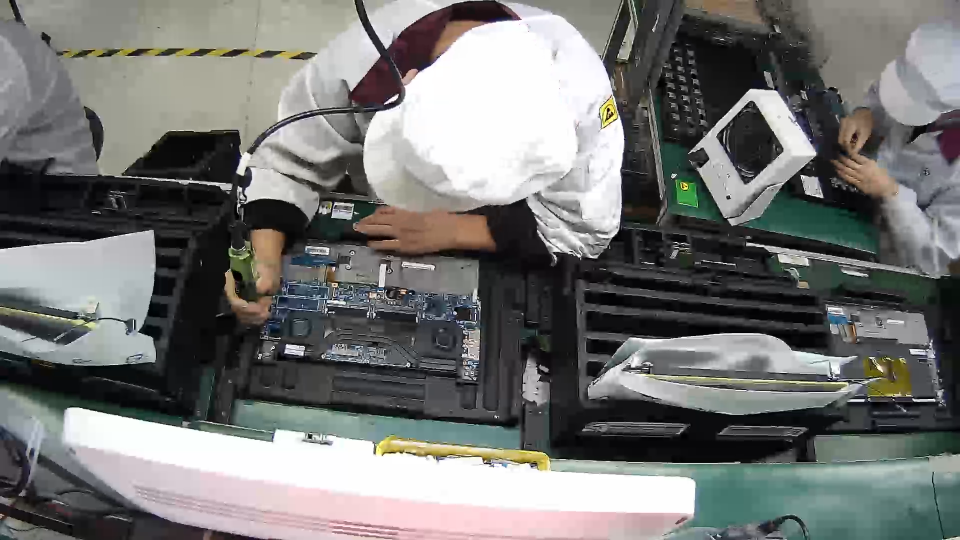
//> input picture images/1.png, 1920 x 1080 px (shown at 1/2 size)
$ ./quan_cv ../images/1.png ../images/10.png   (built with g++ and OpenCV 4)
//> lines starting //> are read from the running program, lines starting //| are printed output that depends on the picture; after the words box and inside, x2 and y2 are one past the last pixel; in counts of white or black regions, pixels touching at a corner belong together
/**
 * A method to detect the given circuit board from a picture
 * HSV space thresholding, SIFT feature extraction and match
 * Local Feature Examination - Hough Circle Detection
 * Distance-oriented search for the correct rect and NMS
 * Created by Quan
**/
#include <iostream>
#include <opencv2/core/core.hpp>
#include <opencv2/features2d/features2d.hpp>
#include <opencv2/highgui/highgui.hpp>
#include <opencv2/opencv.hpp>
#include <opencv2/xfeatures2d.hpp>
#include <chrono>

using namespace std;
using namespace cv;

#define DEBUG 0

//TO DO : Image Pyramid Detection

//CBD Namespace, short for Circuit Board Detection
namespace CBD {
    //UTIL class
    class rectScore
    {
        public:
            //Referencing the top corner point (x, y) and its total distance calculated by SIFT
            int rectX;
            int rectY;
            int rectDist;
            rectScore(int x, int y, int score)
            {
                rectX = x;
                rectY = y;
                rectDist = score;
            }

            rectScore(const rectScore &s)
            {
                rectX = s.rectX;
                rectY = s.rectY;
                rectDist = s.rectDist;
            }
    };

    //Clustering all the same rectangles
    vector<vector<rectScore> > checkCloseRect(vector<vector<rectScore> > rC, rectScore r, int sample_x, int sample_y)
    {
        if (rC.size() == 0)
        {
            vector<rectScore> tmp;
            tmp.push_back(r);
            rC.push_back(tmp);
            return rC;
        }

        //Check if they are probably the same rect
        bool inFlag = false;
        for (int i = 0;i < rC.size();i++)
        {
            //Getting main element in this singleRect
            sort(rC[i].begin(), rC[i].end(),
                [](const rectScore & r1, const rectScore & r2)->bool {return r1.rectDist < r2.rectDist;});
            rectScore rect = rC[i][0];

            if (abs(r.rectX - rect.rectX) <= sample_x && abs(r.rectY - rect.rectY) <= sample_y) inFlag = true;
            if (inFlag) {
                rC[i].push_back(r);
                break;
            }
        }

        if (!inFlag)
        {
            vector<rectScore> tmp;
            tmp.push_back(r);
            rC.push_back(tmp);
        }

        return rC;
    }

    //DO NMS thresh to the boxes and get the final result
    Mat nmsBox(Mat result, vector<vector<rectScore> > rC, int sample_x, int sample_y)
    {
        for (auto singleRect : rC)
        {
            cout << "SIZE: " << (singleRect.size()) << endl;
            if (singleRect.size() == 1) {
                rectangle(result, Rect(singleRect[0].rectX, singleRect[0].rectY, sample_x, sample_y), Scalar(0, 255, 255), 3);
                continue;
            }

            //Now do NMS by voting
            auto minmax_x = minmax_element(singleRect.begin(), singleRect.end(),
                                    [](const rectScore &m1, const rectScore &m2) { return m1.rectX < m2.rectX; });
            auto minmax_y = minmax_element(singleRect.begin(), singleRect.end(),
                                    [](const rectScore &m1, const rectScore &m2) { return m1.rectY < m2.rectY; });
            int min_x = minmax_x.first->rectX, min_y = minmax_y.first->rectY, max_x = minmax_x.second->rectX, max_y = minmax_y.second->rectY;

            if (singleRect.size() == 2) {
                rectangle(result, Rect(min_x, min_y, max_x-min_x+sample_x, max_y-min_y+sample_y), Scalar(0, 255, 255), 3);
                continue;
            }

            //Simple Thresh of the rect's length of side
            if ((max_x-min_x+sample_x) >= 4.5 * sample_x / 3)
            {
                min_x += sample_x/3;
                max_x -= sample_x/3;
            }
            if (max_y-min_y+sample_y >= 4.5 * sample_y / 3)
            {
                min_y += sample_y/3;
                max_y -= sample_y/3;
            }
            rectangle(result, Rect(min_x, min_y, max_x-min_x+sample_x, max_y-min_y+sample_y), Scalar(0, 255, 255), 3);
            continue;

            //TODO : VOTING algorithm
            /**
             * First calculate the most-voted part of this part nms box
             * Secondly we calculate two side's voting
             * Last we predict which part of the central part it is and put bounding box
             * **/
            int num_x = (max_x - min_x) / (sample_x / 3) + 3, num_y = (max_y - min_y) / (sample_y / 3) + 3;
            if (DEBUG) cout << "num: " << num_x * num_y << endl;
            int *count;
            count = new int[num_x * num_y];
            memset(count, 0, sizeof(int)*num_x*num_y);

            //Counting the num of each rect by voting
            for (auto rect : singleRect)
            {
                int this_x = rect.rectX, this_y = rect.rectY;
                int coordinate_x = (this_x - min_x) / (sample_x / 3), coordinate_y = (this_y - min_y) / (sample_y / 3);
                // cout << coordinate_x << " :<->: " << coordinate_y << endl;

                //Calculating the count of this x and y box
                count[coordinate_y * num_x + coordinate_x] += 1;
                count[coordinate_y * num_x + coordinate_x + 1] += 1;
                count[coordinate_y * num_x + coordinate_x + 2] += 1;
                count[(coordinate_y + 1) * num_x + coordinate_x] += 1;
                count[(coordinate_y + 1) * num_x + coordinate_x + 1] += 1;
                count[(coordinate_y + 1) * num_x + coordinate_x + 2] += 1;
                count[(coordinate_y + 2) * num_x + coordinate_x] += 1;
                count[(coordinate_y + 2) * num_x + coordinate_x + 1] += 1;
                count[(coordinate_y + 2) * num_x + coordinate_x + 2] += 1;

                // cout << "DEBUG" << endl;
                // for (int i = 0;i < num_x * num_y;i++) cout << count[i] << ' ';
                // cout << endl;
            }

            // [19 lines of commented-out code are left out]
        }

        return result;
    }

    //Selecting the correct rect with the circuit board
    Mat selectRectBoard(Mat result, vector<rectScore> rS, int sample_x, int sample_y, int threshold=180)
    {
        //First we get the Min & Max element of the distance to give us a reference
        sort(rS.begin(), rS.end(),
                [](const rectScore & r1, const rectScore & r2)->bool {return r1.rectDist < r2.rectDist;});
        int min_dist = rS[0].rectDist;

        vector<vector<rectScore> > rectChoose;
        //Go through the vector from the min distance to max distance
        for (auto r : rS)
        {
            //To far away from our distance so it's not considered as corrct circuit board
            int dist = r.rectDist, x = r.rectX, y = r.rectY;
            if (dist > min_dist + threshold) break;

            //IF CLOSE THEN PUT INTO rectSingle
            rectChoose = checkCloseRect(rectChoose, r, sample_x, sample_y);
            rectangle(result, Rect(x, y, sample_x, sample_y), Scalar(0, 0, 255), 3);
        }

        //We choose the correct one to get the final result
        result = nmsBox(result, rectChoose, sample_x, sample_y);

        return result;
    }

    //HSV for blue to filter out ROI to find the true
    Mat hsvThreshold(Mat detected)
    {
        Mat hsv, mask_detected;
        cvtColor(detected, hsv, COLOR_BGR2HSV);
        inRange(hsv, Scalar(100, 43, 46), Scalar(124, 255, 255), mask_detected);

        return mask_detected;
    }

    //Detect the circuit board by feature points like SIFT or something
    int detectBoardFeature(Mat sample_c, Mat roi, bool verbose=true)
    {
        //Try : Hough Circle Detection
        vector<Vec3f> circles;
        Mat gray;
        cvtColor(roi, gray, COLOR_BGR2GRAY);
        GaussianBlur(gray, gray, Size(3, 3), 2 ,2);
        HoughCircles(gray, circles, HOUGH_GRADIENT, 1, 5, 100, 60, 0, 0);
        if (DEBUG) cout << circles.size() << endl;
        if (circles.size() == 0) return 2147483647;

        //We want the lower part of feature
        Mat sample = Mat(sample_c, Rect(0, sample_c.rows/2, sample_c.cols, sample_c.rows/2));

        //Getting Feature Point
        std::vector<KeyPoint> kp1, kp2;
        Mat descriptor1, descriptor2;
        Ptr<Feature2D> sift1 = xfeatures2d::SIFT::create(10);
        Ptr<Feature2D> sift2 = xfeatures2d::SIFT::create(100);
        chrono::steady_clock::time_point t1 = chrono::steady_clock::now();
        sift1->detectAndCompute(sample, Mat(), kp1, descriptor1);
        sift2->detectAndCompute(roi, Mat(), kp2, descriptor2);
        chrono::steady_clock::time_point t2 = chrono::steady_clock::now();
        chrono::duration<double> time_used = chrono::duration_cast<chrono::duration<double>>(t2 - t1);
        if (verbose) cout << "extract SIFT cost = " << time_used.count() << " seconds. " << endl;

        //Hamming Distance, BREIF descriptor
        vector<DMatch> matches;
        BFMatcher matcher = BFMatcher(NORM_L2);
        t1 = chrono::steady_clock::now();
        matcher.match(descriptor1, descriptor2, matches);
        t2 = chrono::steady_clock::now();
        time_used = chrono::duration_cast<chrono::duration<double>>(t2 - t1);
        if (verbose) cout << "match SIFT cost = " << time_used.count() << " seconds. " << endl;

        //Selecting Matched points
        auto min_max = minmax_element(matches.begin(), matches.end(),
                                        [](const DMatch &m1, const DMatch &m2) { return m1.distance < m2.distance; });
        double min_dist = min_max.first->distance;
        double max_dist = min_max.second->distance;

        double total_dist = 0;
        for (auto i : matches) total_dist += i.distance;

        if (DEBUG)
        {
            printf("-- Max dist : %f \n", max_dist);
            printf("-- Min dist : %f \n", min_dist);
            printf("-- Total dist : %f \n", total_dist);
        }

        //Dis(Describer) > 2 * normal - False with experienced value 30.0 as lower bound
        std::vector<DMatch> good_matches;
        for (int i = 0; i < descriptor1.rows; i++) {
            if (matches[i].distance <= max(2 * min_dist, 30.0)) {
                good_matches.push_back(matches[i]);
            }
        }

        //-- Draw Matches
        Mat img_match;
        Mat img_goodmatch;
        drawMatches(sample, kp1, roi, kp2, good_matches, img_goodmatch);
        // imshow("good matches", img_goodmatch);
        // waitKey(0);

        return total_dist;
    }

    //Main Algorithm to do Circuit Board Detection(CBD)
    Mat detectBoard(Mat sample, Mat detected, Mat mask_detected, int BlueThreshold=200000, int UpSampling=1)
    {
        //Set sample size and parameters
        Mat result = detected.clone();
        vector<rectScore> rS;
        int sample_size_y = sample.rows, sample_size_x = sample.cols;
        int BluePercent = 0, StepSize_x = sample_size_x / 3, StepSize_y = sample_size_y / 3;

        //Find the BlueD area and make sure here is the circuit board
        //Outer Loop : For Upsampling
        int mtotal = 2147483647, tx, ty;
        for (int i = 0;i < UpSampling;i++)
        {
            if (i) {
                pyrUp(detected, detected);
                pyrUp(mask_detected, mask_detected);
            }

            //Inner Loop : Find the BlueD part and go on to feature point or other detection
            for (int x = 0;x < detected.cols - sample_size_x;x+=StepSize_x)
            {
                for (int y = 0;y < detected.rows - sample_size_y;y+=StepSize_y)
                {
                    Mat detected_ROI = Mat(mask_detected, Rect(x, y, sample_size_x, sample_size_y));
                    Mat roi = Mat(detected, Rect(x, y, sample_size_x, sample_size_y));
                    BluePercent = sum(detected_ROI)[0] / sample_size_x*sample_size_y;
                    if (BluePercent > BlueThreshold)
                    {
                        //Detect which is the right circuit board
                        int tmpScore = detectBoardFeature(sample, roi);
                        //if (detectBoardFeature(sample, roi)) rectangle(result, Rect(x, y, sample_size_x, sample_size_y), Scalar(255, 0, 0), 3);
                        rS.push_back(rectScore(x, y, tmpScore));
                    }
                }
            }
        }

        //Select the correct rectangle from those rectScore
        result = selectRectBoard(result, rS, sample_size_x, sample_size_y);

        return result;
    }
}

int main(int argc, char **argv)
{
    if (argc != 3) {
        cout << "usage: feature_extraction img1 img2" << endl;
        return 1;
    }

    //Read Images
    Mat sample = imread(argv[1], CV_LOAD_IMAGE_COLOR);
//> sample is the input picture: 1080 rows x 1920 cols, CV_8UC3; mean B, G, R 115.6, 117.5, 116.7
    resize(sample, sample, Size(0, 0), 0.125, 0.125);
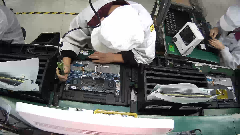
//> sample: 135 rows x 240 cols, CV_8UC3; mean B, G, R 115.6, 117.5, 116.7
    Mat detected = imread(argv[2], CV_LOAD_IMAGE_COLOR);
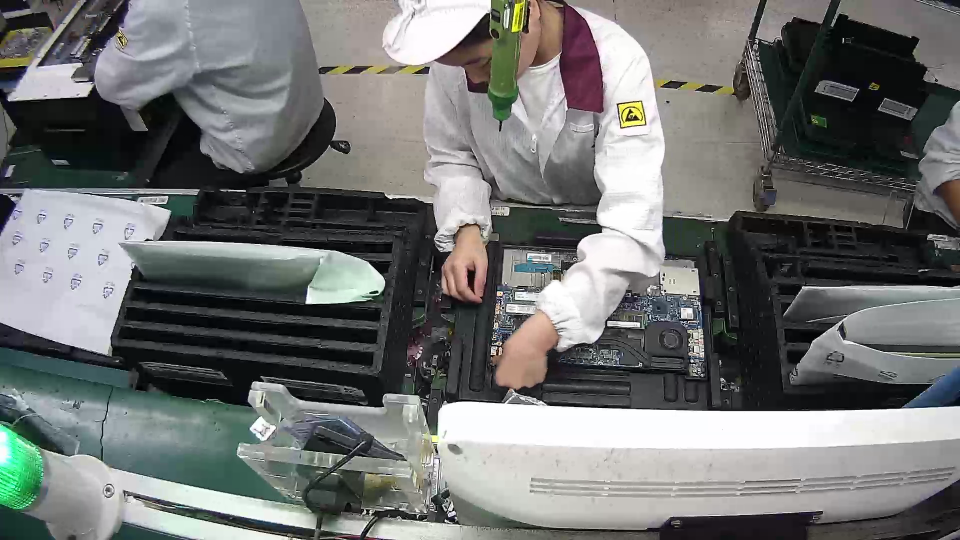
//> input picture images/10.png, 1920 x 1080 px (shown at 1/2 size)
//> detected is the input picture: 1080 rows x 1920 cols, CV_8UC3; mean B, G, R 114, 115.1, 113.2
    assert(sample.data != nullptr && detected.data != nullptr);

    //CBD
    Mat mask_detected = CBD::hsvThreshold(detected);
//> in hsvThreshold, `cvtColor(detected, hsv, COLOR_BGR2HSV);`: hsv: 1080 rows x 1920 cols, CV_8UC3; mean H, S, V 80.9, 32.8, 119.1
//> in hsvThreshold, `inRange(hsv, Scalar(100, 43, 46), Scalar(124, 255, 255), mask_detected);`:
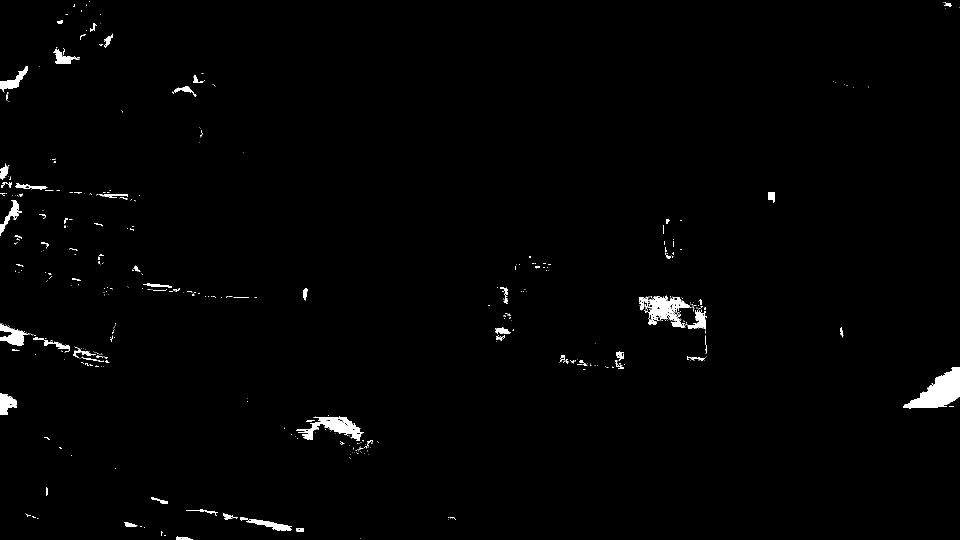
//> mask_detected: 1080 rows x 1920 cols, CV_8UC1 (shown at 1/2 size); 1.2% white; 526 white regions (441 under 20 px), largest, box (x1, y1, x2, y2) and area: (1806, 734, 1920, 817) 4692, (592, 832, 728, 882) 2554, (1296, 591, 1380, 656) 2448
    Mat result = CBD::detectBoard(sample, detected, mask_detected);
//> the loop in detectBoard, `for (int i = 0;i < UpSampling;i++)` made 1 pass
//> BluePercent on pass 1: 0
//> after the loop in detectBoard, `for (int i = 0;i < UpSampling;i++)`: BluePercent = 0; rS = 25 items
//> in rectScore, `rectX = s.rectX;`: rectX = 0
//> in rectScore, `rectY = s.rectY;`: rectY = 45
//> in rectScore, `rectDist = s.rectDist;`: rectDist = 2147483647
//> in selectRectBoard, `int min_dist = rS[0].rectDist;`: min_dist = 3492
//> the loop in selectRectBoard, `for (auto r : rS)` made 2 passes
//> (dist, x, y, rectX in rectScore, rectY in rectScore, rectDist in rectScore, rectX in rectScore (second call), rectY in rectScore (second call)) on pass 1: (3492, 1280, 630, 1280, 630, 3492, 1280, 630)
//> (dist, x, y) on pass 2: (2147483647, 640, 765)
//> after the loop in selectRectBoard, `for (auto r : rS)`:
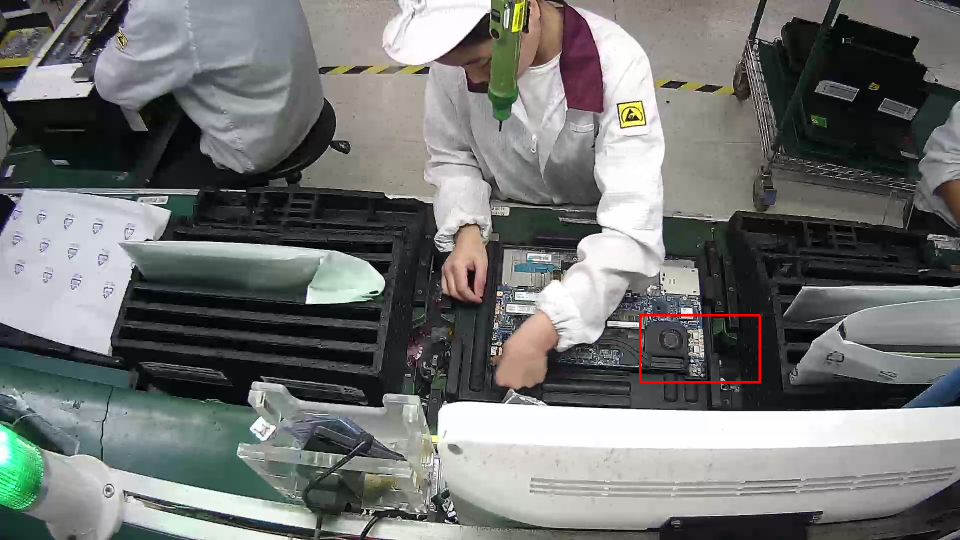
//> result: 1080 rows x 1920 cols, CV_8UC3 (shown at 1/2 size); 0.18% of pixels changed, all inside (x1, y1, x2, y2) = (1278, 628, 1522, 767)
//> the loop in nmsBox, `for (auto singleRect : rC)` made 1 pass
//| SIZE: 1
//> after the loop in nmsBox, `for (auto singleRect : rC)`:
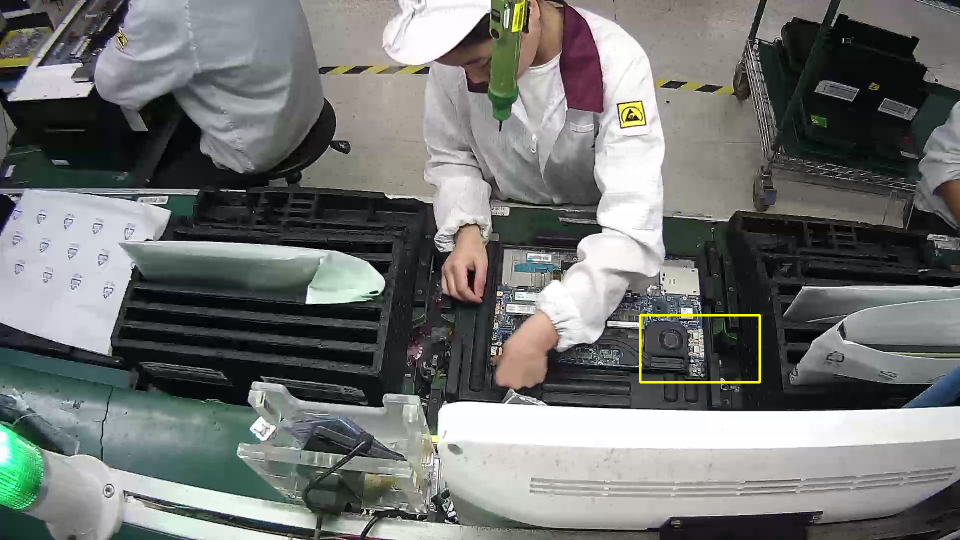
//> result: 1080 rows x 1920 cols, CV_8UC3 (shown at 1/2 size); 0.18% of pixels changed, all inside (x1, y1, x2, y2) = (1278, 628, 1522, 767)

    imshow("Blue", result);
    imwrite("blue.png", result);

    imshow("HSV", mask_detected);
    imwrite("hsv.png", mask_detected);
    waitKey(0);
}
